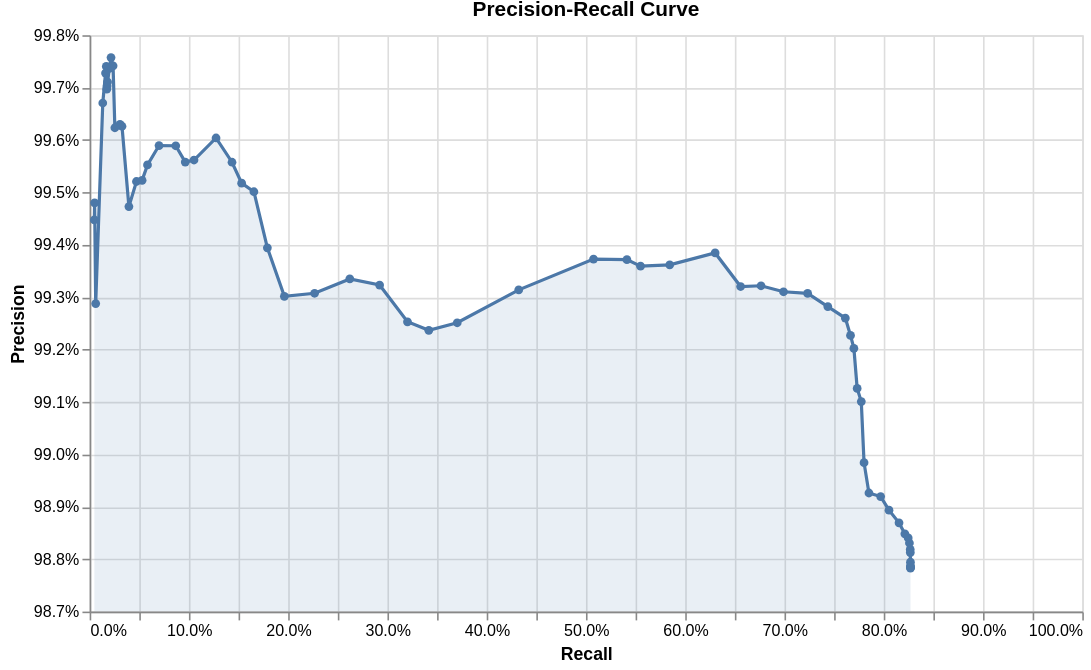

Specify this chart in Vega-Lite:
### Vega-Lite specification from a JSON file in a GitHub repository (floating-point values rounded to 4 significant figures)
{"config": {"view": {"continuousWidth": 300, "continuousHeight": 300}}, "data": {"name": "data-25811d5dd1c00eba04f553498f160bf7"}, "mark": {"type": "area", "color": "#4C78A8", "fillOpacity": 0.12, "line": {"color": "#4C78A8"}, "point": {"filled": true}}, "description": "Precision-recall curve", "encoding": {"tooltip": [{"field": "truth_threshold", "format": ".2f", "title": "Match weight threshold", "type": "quantitative"}, {"field": "match_probability", "format": ".4f", "title": "Match probability", "type": "quantitative"}, {"field": "precision", "format": ".3%", "title": "Precision", "type": "quantitative"}, {"field": "recall", "format": ".3%", "title": "Recall", "type": "quantitative"}], "x": {"axis": {"format": ".1%"}, "field": "recall", "scale": {"domain": [0, 1]}, "title": "Recall", "type": "quantitative"}, "y": {"axis": {"format": ".1%"}, "field": "precision", "scale": {"zero": false}, "stack": false, "title": "Precision", "type": "quantitative"}}, "height": 360, "padding": {"top": 0, "left": 5, "right": 5, "bottom": 5}, "params": [{"name": "grid_992ccf41ec3f46a9b13cfb802ca8cf9a", "select": {"type": "interval", "encodings": ["y"]}, "bind": "scales"}], "title": "Precision-Recall Curve", "width": 620, "$schema": "https://vega.github.io/schema/vega-lite/v5.json", "datasets": {"data-25811d5dd1c00eba04f553498f160bf7": [{"truth_threshold": -16.0, "match_probability": 1.526e-05, "tp": 94720.0, "tn": 187.0, "fp": 1167.0, "fp_neg": 137.0, "fn": 19820.0, "tp_rate": 0.8269, "tn_rate": 0.5772, "fp_rate": 0.4228, "fn_rate": 0.1731, "precision": 0.9878, "recall": 0.8269, "f1": 0.9002}, {"truth_threshold": -15.0, "match_probability": 3.052e-05, "tp": 94720.0, "tn": 188.0, "fp": 1166.0, "fp_neg": 136.0, "fn": 19820.0, "tp_rate": 0.8269, "tn_rate": 0.5802, "fp_rate": 0.4198, "fn_rate": 0.1731, "precision": 0.9878, "recall": 0.8269, "f1": 0.9003}, {"truth_threshold": -13.0, "match_probability": 0.0001221, "tp": 94720.0, "tn": 189.0, "fp": 1165.0, "fp_neg": 135.0, "fn": 19820.0, "tp_rate": 0.8269, "tn_rate": 0.5833, "fp_rate": 0.4167, "fn_rate": 0.1731, "precision": 0.9879, "recall": 0.8269, "f1": 0.9003}, {"truth_threshold": -12.0, "match_probability": 0.0002441, "tp": 94720.0, "tn": 189.0, "fp": 1163.0, "fp_neg": 135.0, "fn": 19820.0, "tp_rate": 0.8269, "tn_rate": 0.5833, "fp_rate": 0.4167, "fn_rate": 0.1731, "precision": 0.9879, "recall": 0.8269, "f1": 0.9003}, {"truth_threshold": -11.0, "match_probability": 0.000488, "tp": 94720.0, "tn": 190.0, "fp": 1156.0, "fp_neg": 134.0, "fn": 19830.0, "tp_rate": 0.8269, "tn_rate": 0.5864, "fp_rate": 0.4136, "fn_rate": 0.1731, "precision": 0.9879, "recall": 0.8269, "f1": 0.9003}, {"truth_threshold": -10.0, "match_probability": 0.0009756, "tp": 94700.0, "tn": 194.0, "fp": 1138.0, "fp_neg": 130.0, "fn": 19840.0, "tp_rate": 0.8268, "tn_rate": 0.5988, "fp_rate": 0.4012, "fn_rate": 0.1732, "precision": 0.9881, "recall": 0.8268, "f1": 0.9003}, {"truth_threshold": -9.0, "match_probability": 0.001949, "tp": 94690.0, "tn": 195.0, "fp": 1132.0, "fp_neg": 129.0, "fn": 19860.0, "tp_rate": 0.8267, "tn_rate": 0.6019, "fp_rate": 0.3981, "fn_rate": 0.1733, "precision": 0.9882, "recall": 0.8267, "f1": 0.9002}, {"truth_threshold": -8.0, "match_probability": 0.003891, "tp": 94600.0, "tn": 196.0, "fp": 1119.0, "fp_neg": 128.0, "fn": 19950.0, "tp_rate": 0.8259, "tn_rate": 0.6049, "fp_rate": 0.3951, "fn_rate": 0.1741, "precision": 0.9883, "recall": 0.8259, "f1": 0.8998}, {"truth_threshold": -7.0, "match_probability": 0.007752, "tp": 94460.0, "tn": 198.0, "fp": 1108.0, "fp_neg": 126.0, "fn": 20090.0, "tp_rate": 0.8246, "tn_rate": 0.6111, "fp_rate": 0.3889, "fn_rate": 0.1754, "precision": 0.9884, "recall": 0.8246, "f1": 0.8991}, {"truth_threshold": -6.0, "match_probability": 0.01538, "tp": 94070.0, "tn": 200.0, "fp": 1096.0, "fp_neg": 124.0, "fn": 20470.0, "tp_rate": 0.8213, "tn_rate": 0.6173, "fp_rate": 0.3827, "fn_rate": 0.1787, "precision": 0.9885, "recall": 0.8213, "f1": 0.8972}, {"truth_threshold": -5.0, "match_probability": 0.0303, "tp": 93400.0, "tn": 209.0, "fp": 1068.0, "fp_neg": 115.0, "fn": 21150.0, "tp_rate": 0.8154, "tn_rate": 0.6451, "fp_rate": 0.3549, "fn_rate": 0.1846, "precision": 0.9887, "recall": 0.8154, "f1": 0.8937}, {"truth_threshold": -4.0, "match_probability": 0.05882, "tp": 92240.0, "tn": 215.0, "fp": 1032.0, "fp_neg": 109.0, "fn": 22300.0, "tp_rate": 0.8053, "tn_rate": 0.6636, "fp_rate": 0.3364, "fn_rate": 0.1947, "precision": 0.9889, "recall": 0.8053, "f1": 0.8877}, {"truth_threshold": -3.0, "match_probability": 0.1111, "tp": 91280.0, "tn": 222.0, "fp": 997.0, "fp_neg": 102.0, "fn": 23270.0, "tp_rate": 0.7969, "tn_rate": 0.6852, "fp_rate": 0.3148, "fn_rate": 0.2031, "precision": 0.9892, "recall": 0.7969, "f1": 0.8827}, {"truth_threshold": -2.0, "match_probability": 0.2, "tp": 89920.0, "tn": 224.0, "fp": 976.0, "fp_neg": 100.0, "fn": 24620.0, "tp_rate": 0.7851, "tn_rate": 0.6914, "fp_rate": 0.3086, "fn_rate": 0.2149, "precision": 0.9893, "recall": 0.7851, "f1": 0.8754}, {"truth_threshold": -1.0, "match_probability": 0.3333, "tp": 89360.0, "tn": 227.0, "fp": 917.0, "fp_neg": 97.0, "fn": 25180.0, "tp_rate": 0.7801, "tn_rate": 0.7006, "fp_rate": 0.2994, "fn_rate": 0.2199, "precision": 0.9898, "recall": 0.7801, "f1": 0.8726}, {"truth_threshold": 0.0, "match_probability": 0.5, "tp": 89040.0, "tn": 230.0, "fp": 808.0, "fp_neg": 94.0, "fn": 25500.0, "tp_rate": 0.7774, "tn_rate": 0.7099, "fp_rate": 0.2901, "fn_rate": 0.2226, "precision": 0.991, "recall": 0.7774, "f1": 0.8713}, {"truth_threshold": 1.0, "match_probability": 0.6667, "tp": 88570.0, "tn": 233.0, "fp": 781.0, "fp_neg": 91.0, "fn": 25980.0, "tp_rate": 0.7732, "tn_rate": 0.7191, "fp_rate": 0.2809, "fn_rate": 0.2268, "precision": 0.9913, "recall": 0.7732, "f1": 0.8688}, {"truth_threshold": 2.0, "match_probability": 0.8, "tp": 88190.0, "tn": 242.0, "fp": 709.0, "fp_neg": 82.0, "fn": 26350.0, "tp_rate": 0.7699, "tn_rate": 0.7469, "fp_rate": 0.2531, "fn_rate": 0.2301, "precision": 0.992, "recall": 0.7699, "f1": 0.867}, {"truth_threshold": 3.0, "match_probability": 0.8889, "tp": 87800.0, "tn": 244.0, "fp": 684.0, "fp_neg": 80.0, "fn": 26740.0, "tp_rate": 0.7665, "tn_rate": 0.7531, "fp_rate": 0.2469, "fn_rate": 0.2335, "precision": 0.9923, "recall": 0.7665, "f1": 0.8649}, {"truth_threshold": 4.0, "match_probability": 0.9412, "tp": 87200.0, "tn": 250.0, "fp": 650.0, "fp_neg": 74.0, "fn": 27340.0, "tp_rate": 0.7613, "tn_rate": 0.7716, "fp_rate": 0.2284, "fn_rate": 0.2387, "precision": 0.9926, "recall": 0.7613, "f1": 0.8617}, {"truth_threshold": 5.0, "match_probability": 0.9697, "tp": 85180.0, "tn": 254.0, "fp": 616.0, "fp_neg": 70.0, "fn": 29360.0, "tp_rate": 0.7437, "tn_rate": 0.784, "fp_rate": 0.216, "fn_rate": 0.2563, "precision": 0.9928, "recall": 0.7437, "f1": 0.8504}, {"truth_threshold": 6.0, "match_probability": 0.9846, "tp": 82850.0, "tn": 257.0, "fp": 578.0, "fp_neg": 67.0, "fn": 31690.0, "tp_rate": 0.7233, "tn_rate": 0.7932, "fp_rate": 0.2068, "fn_rate": 0.2767, "precision": 0.9931, "recall": 0.7233, "f1": 0.837}, {"truth_threshold": 7.0, "match_probability": 0.9922, "tp": 80070.0, "tn": 259.0, "fp": 556.0, "fp_neg": 65.0, "fn": 34480.0, "tp_rate": 0.699, "tn_rate": 0.7994, "fp_rate": 0.2006, "fn_rate": 0.301, "precision": 0.9931, "recall": 0.699, "f1": 0.8205}, {"truth_threshold": 8.0, "match_probability": 0.9961, "tp": 77470.0, "tn": 260.0, "fp": 529.0, "fp_neg": 64.0, "fn": 37070.0, "tp_rate": 0.6764, "tn_rate": 0.8025, "fp_rate": 0.1975, "fn_rate": 0.3236, "precision": 0.9932, "recall": 0.6764, "f1": 0.8047}, {"truth_threshold": 9.0, "match_probability": 0.9981, "tp": 75120.0, "tn": 263.0, "fp": 514.0, "fp_neg": 61.0, "fn": 39430.0, "tp_rate": 0.6558, "tn_rate": 0.8117, "fp_rate": 0.1883, "fn_rate": 0.3442, "precision": 0.9932, "recall": 0.6558, "f1": 0.79}, {"truth_threshold": 10.0, "match_probability": 0.999, "tp": 72180.0, "tn": 267.0, "fp": 447.0, "fp_neg": 57.0, "fn": 42370.0, "tp_rate": 0.6301, "tn_rate": 0.8241, "fp_rate": 0.1759, "fn_rate": 0.3699, "precision": 0.9938, "recall": 0.6301, "f1": 0.7713}, {"truth_threshold": 11.0, "match_probability": 0.9995, "tp": 66940.0, "tn": 271.0, "fp": 430.0, "fp_neg": 53.0, "fn": 47610.0, "tp_rate": 0.5844, "tn_rate": 0.8364, "fp_rate": 0.1636, "fn_rate": 0.4156, "precision": 0.9936, "recall": 0.5844, "f1": 0.7359}, {"truth_threshold": 12.0, "match_probability": 0.9998, "tp": 63570.0, "tn": 273.0, "fp": 410.0, "fp_neg": 51.0, "fn": 50980.0, "tp_rate": 0.555, "tn_rate": 0.8426, "fp_rate": 0.1574, "fn_rate": 0.445, "precision": 0.9936, "recall": 0.555, "f1": 0.7122}, {"truth_threshold": 13.0, "match_probability": 0.9999, "tp": 62000.0, "tn": 276.0, "fp": 392.0, "fp_neg": 48.0, "fn": 52550.0, "tp_rate": 0.5413, "tn_rate": 0.8519, "fp_rate": 0.1481, "fn_rate": 0.4587, "precision": 0.9937, "recall": 0.5413, "f1": 0.7008}, {"truth_threshold": 14.0, "match_probability": 0.9999, "tp": 58140.0, "tn": 278.0, "fp": 367.0, "fp_neg": 46.0, "fn": 56400.0, "tp_rate": 0.5076, "tn_rate": 0.858, "fp_rate": 0.142, "fn_rate": 0.4924, "precision": 0.9937, "recall": 0.5076, "f1": 0.672}, {"truth_threshold": 15.0, "match_probability": 1.0, "tp": 49510.0, "tn": 281.0, "fp": 342.0, "fp_neg": 43.0, "fn": 65030.0, "tp_rate": 0.4323, "tn_rate": 0.8673, "fp_rate": 0.1327, "fn_rate": 0.5677, "precision": 0.9931, "recall": 0.4323, "f1": 0.6024}, {"truth_threshold": 16.0, "match_probability": 1.0, "tp": 42420.0, "tn": 284.0, "fp": 320.0, "fp_neg": 40.0, "fn": 72130.0, "tp_rate": 0.3703, "tn_rate": 0.8765, "fp_rate": 0.1235, "fn_rate": 0.6297, "precision": 0.9925, "recall": 0.3703, "f1": 0.5394}, {"truth_threshold": 17.0, "match_probability": 1.0, "tp": 39140.0, "tn": 285.0, "fp": 301.0, "fp_neg": 39.0, "fn": 75410.0, "tp_rate": 0.3417, "tn_rate": 0.8796, "fp_rate": 0.1204, "fn_rate": 0.6583, "precision": 0.9924, "recall": 0.3417, "f1": 0.5083}, {"truth_threshold": 18.0, "match_probability": 1.0, "tp": 36680.0, "tn": 289.0, "fp": 276.0, "fp_neg": 35.0, "fn": 77870.0, "tp_rate": 0.3202, "tn_rate": 0.892, "fp_rate": 0.108, "fn_rate": 0.6798, "precision": 0.9925, "recall": 0.3202, "f1": 0.4842}, {"truth_threshold": 19.0, "match_probability": 1.0, "tp": 33460.0, "tn": 296.0, "fp": 228.0, "fp_neg": 28.0, "fn": 81080.0, "tp_rate": 0.2921, "tn_rate": 0.9136, "fp_rate": 0.08642, "fn_rate": 0.7079, "precision": 0.9932, "recall": 0.2921, "f1": 0.4515}, {"truth_threshold": 20.0, "match_probability": 1.0, "tp": 30020.0, "tn": 298.0, "fp": 201.0, "fp_neg": 26.0, "fn": 84520.0, "tp_rate": 0.2621, "tn_rate": 0.9198, "fp_rate": 0.08025, "fn_rate": 0.7379, "precision": 0.9933, "recall": 0.2621, "f1": 0.4147}, {"truth_threshold": 21.0, "match_probability": 1.0, "tp": 25960.0, "tn": 303.0, "fp": 181.0, "fp_neg": 21.0, "fn": 88590.0, "tp_rate": 0.2266, "tn_rate": 0.9352, "fp_rate": 0.06481, "fn_rate": 0.7734, "precision": 0.9931, "recall": 0.2266, "f1": 0.369}, {"truth_threshold": 22.0, "match_probability": 1.0, "tp": 22470.0, "tn": 310.0, "fp": 158.0, "fp_neg": 14.0, "fn": 92070.0, "tp_rate": 0.1962, "tn_rate": 0.9568, "fp_rate": 0.04321, "fn_rate": 0.8038, "precision": 0.993, "recall": 0.1962, "f1": 0.3276}, {"truth_threshold": 23.0, "match_probability": 1.0, "tp": 20510.0, "tn": 312.0, "fp": 125.0, "fp_neg": 12.0, "fn": 94040.0, "tp_rate": 0.179, "tn_rate": 0.963, "fp_rate": 0.03704, "fn_rate": 0.821, "precision": 0.9939, "recall": 0.179, "f1": 0.3034}, {"truth_threshold": 24.0, "match_probability": 1.0, "tp": 18950.0, "tn": 312.0, "fp": 95.0, "fp_neg": 12.0, "fn": 95590.0, "tp_rate": 0.1655, "tn_rate": 0.963, "fp_rate": 0.03704, "fn_rate": 0.8345, "precision": 0.995, "recall": 0.1655, "f1": 0.2838}, {"truth_threshold": 25.0, "match_probability": 1.0, "tp": 17540.0, "tn": 313.0, "fp": 85.0, "fp_neg": 11.0, "fn": 97000.0, "tp_rate": 0.1531, "tn_rate": 0.966, "fp_rate": 0.03395, "fn_rate": 0.8469, "precision": 0.9952, "recall": 0.1531, "f1": 0.2654}, {"truth_threshold": 26.0, "match_probability": 1.0, "tp": 16430.0, "tn": 315.0, "fp": 73.0, "fp_neg": 9.0, "fn": 98120.0, "tp_rate": 0.1434, "tn_rate": 0.9722, "fp_rate": 0.02778, "fn_rate": 0.8566, "precision": 0.9956, "recall": 0.1434, "f1": 0.2507}, {"truth_threshold": 27.0, "match_probability": 1.0, "tp": 14580.0, "tn": 316.0, "fp": 58.0, "fp_neg": 8.0, "fn": 99960.0, "tp_rate": 0.1273, "tn_rate": 0.9753, "fp_rate": 0.02469, "fn_rate": 0.8727, "precision": 0.996, "recall": 0.1273, "f1": 0.2258}, {"truth_threshold": 28.0, "match_probability": 1.0, "tp": 12040.0, "tn": 317.0, "fp": 53.0, "fp_neg": 7.0, "fn": 102500.0, "tp_rate": 0.1051, "tn_rate": 0.9784, "fp_rate": 0.0216, "fn_rate": 0.8949, "precision": 0.9956, "recall": 0.1051, "f1": 0.1902}, {"truth_threshold": 29.0, "match_probability": 1.0, "tp": 11030.0, "tn": 317.0, "fp": 49.0, "fp_neg": 7.0, "fn": 103500.0, "tp_rate": 0.09632, "tn_rate": 0.9784, "fp_rate": 0.0216, "fn_rate": 0.9037, "precision": 0.9956, "recall": 0.09632, "f1": 0.1756}, {"truth_threshold": 30.0, "match_probability": 1.0, "tp": 9935.0, "tn": 317.0, "fp": 41.0, "fp_neg": 7.0, "fn": 104600.0, "tp_rate": 0.08674, "tn_rate": 0.9784, "fp_rate": 0.0216, "fn_rate": 0.9133, "precision": 0.9959, "recall": 0.08674, "f1": 0.1596}, {"truth_threshold": 31.0, "match_probability": 1.0, "tp": 8005.0, "tn": 319.0, "fp": 33.0, "fp_neg": 5.0, "fn": 106500.0, "tp_rate": 0.06989, "tn_rate": 0.9846, "fp_rate": 0.01543, "fn_rate": 0.9301, "precision": 0.9959, "recall": 0.06989, "f1": 0.1306}, {"truth_threshold": 32.0, "match_probability": 1.0, "tp": 6674.0, "tn": 319.0, "fp": 30.0, "fp_neg": 5.0, "fn": 107900.0, "tp_rate": 0.05827, "tn_rate": 0.9846, "fp_rate": 0.01543, "fn_rate": 0.9417, "precision": 0.9955, "recall": 0.05827, "f1": 0.1101}, {"truth_threshold": 33.0, "match_probability": 1.0, "tp": 6052.0, "tn": 320.0, "fp": 29.0, "fp_neg": 4.0, "fn": 108500.0, "tp_rate": 0.05284, "tn_rate": 0.9877, "fp_rate": 0.01235, "fn_rate": 0.9472, "precision": 0.9952, "recall": 0.05284, "f1": 0.1003}, {"truth_threshold": 34.0, "match_probability": 1.0, "tp": 5400.0, "tn": 322.0, "fp": 26.0, "fp_neg": 2.0, "fn": 109100.0, "tp_rate": 0.04714, "tn_rate": 0.9938, "fp_rate": 0.006173, "fn_rate": 0.9529, "precision": 0.9952, "recall": 0.04714, "f1": 0.09002}, {"truth_threshold": 35.0, "match_probability": 1.0, "tp": 4530.0, "tn": 322.0, "fp": 24.0, "fp_neg": 2.0, "fn": 110000.0, "tp_rate": 0.03955, "tn_rate": 0.9938, "fp_rate": 0.006173, "fn_rate": 0.9605, "precision": 0.9947, "recall": 0.03955, "f1": 0.07607}, {"truth_threshold": 36.0, "match_probability": 1.0, "tp": 3732.0, "tn": 322.0, "fp": 14.0, "fp_neg": 2.0, "fn": 110800.0, "tp_rate": 0.03258, "tn_rate": 0.9938, "fp_rate": 0.006173, "fn_rate": 0.9674, "precision": 0.9963, "recall": 0.03258, "f1": 0.0631}, {"truth_threshold": 37.0, "match_probability": 1.0, "tp": 3498.0, "tn": 323.0, "fp": 13.0, "fp_neg": 1.0, "fn": 111000.0, "tp_rate": 0.03054, "tn_rate": 0.9969, "fp_rate": 0.003086, "fn_rate": 0.9695, "precision": 0.9963, "recall": 0.03054, "f1": 0.05926}, {"truth_threshold": 38.0, "match_probability": 1.0, "tp": 2910.0, "tn": 323.0, "fp": 11.0, "fp_neg": 1.0, "fn": 111600.0, "tp_rate": 0.02541, "tn_rate": 0.9969, "fp_rate": 0.003086, "fn_rate": 0.9746, "precision": 0.9962, "recall": 0.02541, "f1": 0.04955}, {"truth_threshold": 39.0, "match_probability": 1.0, "tp": 2702.0, "tn": 323.0, "fp": 7.0, "fp_neg": 1.0, "fn": 111800.0, "tp_rate": 0.02359, "tn_rate": 0.9969, "fp_rate": 0.003086, "fn_rate": 0.9764, "precision": 0.9974, "recall": 0.02359, "f1": 0.04609}, {"truth_threshold": 40.0, "match_probability": 1.0, "tp": 2466.0, "tn": 323.0, "fp": 6.0, "fp_neg": 1.0, "fn": 112100.0, "tp_rate": 0.02153, "tn_rate": 0.9969, "fp_rate": 0.003086, "fn_rate": 0.9785, "precision": 0.9976, "recall": 0.02153, "f1": 0.04215}, {"truth_threshold": 41.0, "match_probability": 1.0, "tp": 2274.0, "tn": 323.0, "fp": 6.0, "fp_neg": 1.0, "fn": 112300.0, "tp_rate": 0.01985, "tn_rate": 0.9969, "fp_rate": 0.003086, "fn_rate": 0.9801, "precision": 0.9974, "recall": 0.01985, "f1": 0.03893}, {"truth_threshold": 42.0, "match_probability": 1.0, "tp": 2068.0, "tn": 323.0, "fp": 6.0, "fp_neg": 1.0, "fn": 112500.0, "tp_rate": 0.01805, "tn_rate": 0.9969, "fp_rate": 0.003086, "fn_rate": 0.9819, "precision": 0.9971, "recall": 0.01805, "f1": 0.03547}, {"truth_threshold": 43.0, "match_probability": 1.0, "tp": 2015.0, "tn": 323.0, "fp": 6.0, "fp_neg": 1.0, "fn": 112500.0, "tp_rate": 0.01759, "tn_rate": 0.9969, "fp_rate": 0.003086, "fn_rate": 0.9824, "precision": 0.997, "recall": 0.01759, "f1": 0.03457}, {"truth_threshold": 44.0, "match_probability": 1.0, "tp": 1975.0, "tn": 323.0, "fp": 6.0, "fp_neg": 1.0, "fn": 112600.0, "tp_rate": 0.01724, "tn_rate": 0.9969, "fp_rate": 0.003086, "fn_rate": 0.9828, "precision": 0.997, "recall": 0.01724, "f1": 0.0339}, {"truth_threshold": 45.0, "match_probability": 1.0, "tp": 1922.0, "tn": 323.0, "fp": 5.0, "fp_neg": 1.0, "fn": 112600.0, "tp_rate": 0.01678, "tn_rate": 0.9969, "fp_rate": 0.003086, "fn_rate": 0.9832, "precision": 0.9974, "recall": 0.01678, "f1": 0.033}, {"truth_threshold": 46.0, "match_probability": 1.0, "tp": 1832.0, "tn": 323.0, "fp": 5.0, "fp_neg": 1.0, "fn": 112700.0, "tp_rate": 0.01599, "tn_rate": 0.9969, "fp_rate": 0.003086, "fn_rate": 0.984, "precision": 0.9973, "recall": 0.01599, "f1": 0.03148}, {"truth_threshold": 47.0, "match_probability": 1.0, "tp": 1513.0, "tn": 323.0, "fp": 5.0, "fp_neg": 1.0, "fn": 113000.0, "tp_rate": 0.01321, "tn_rate": 0.9969, "fp_rate": 0.003086, "fn_rate": 0.9868, "precision": 0.9967, "recall": 0.01321, "f1": 0.02607}, {"truth_threshold": 48.0, "match_probability": 1.0, "tp": 697.0, "tn": 323.0, "fp": 5.0, "fp_neg": 1.0, "fn": 113800.0, "tp_rate": 0.006085, "tn_rate": 0.9969, "fp_rate": 0.003086, "fn_rate": 0.9939, "precision": 0.9929, "recall": 0.006085, "f1": 0.0121}, {"truth_threshold": 49.0, "match_probability": 1.0, "tp": 574.0, "tn": 323.0, "fp": 3.0, "fp_neg": 1.0, "fn": 114000.0, "tp_rate": 0.005011, "tn_rate": 0.9969, "fp_rate": 0.003086, "fn_rate": 0.995, "precision": 0.9948, "recall": 0.005011, "f1": 0.009972}, {"truth_threshold": 50.0, "match_probability": 1.0, "tp": 540.0, "tn": 323.0, "fp": 3.0, "fp_neg": 1.0, "fn": 114000.0, "tp_rate": 0.004714, "tn_rate": 0.9969, "fp_rate": 0.003086, "fn_rate": 0.9953, "precision": 0.9945, "recall": 0.004714, "f1": 0.009384}]}}
